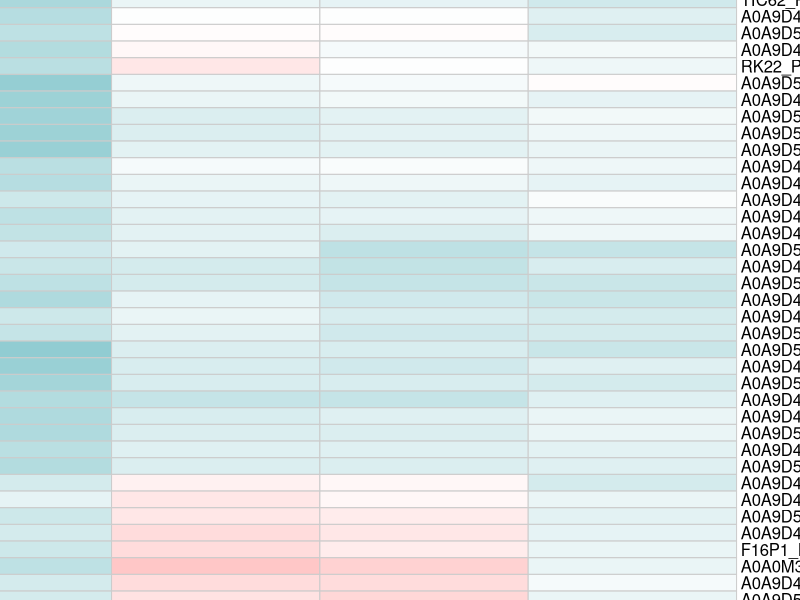
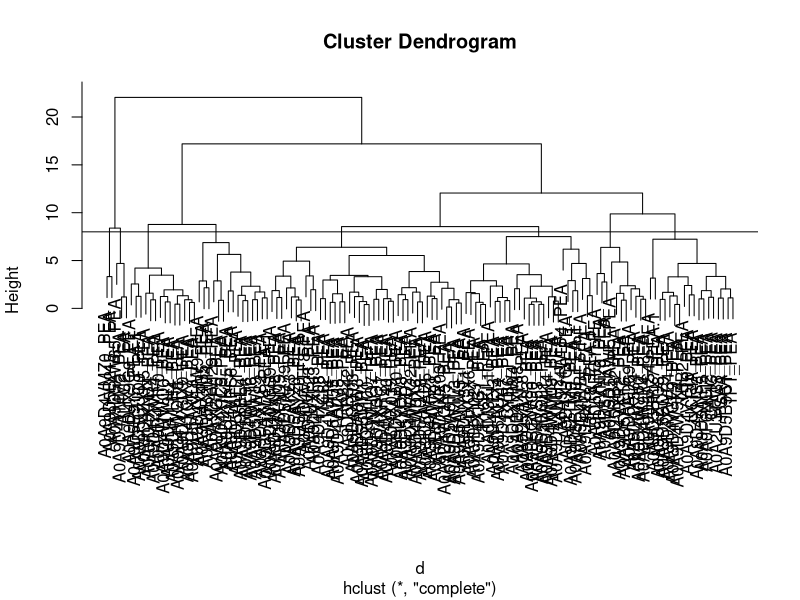
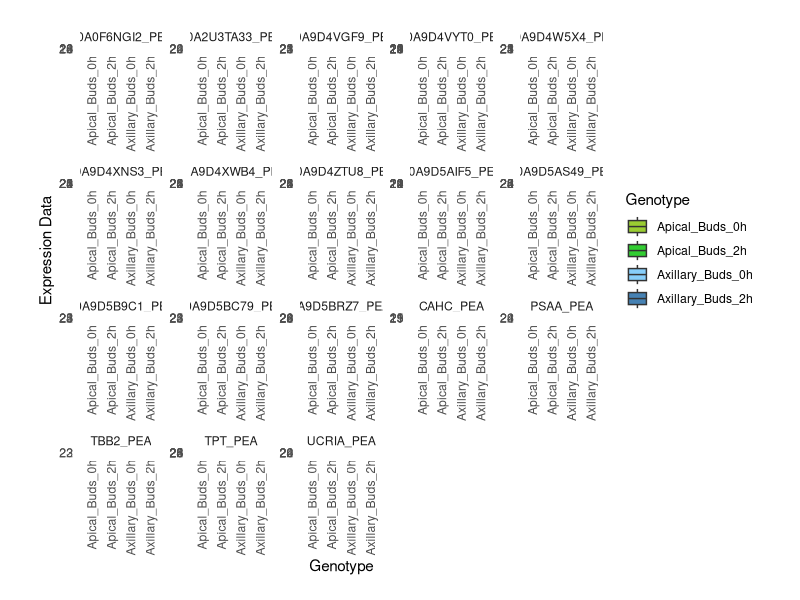

Reproduce these figures in R, in order.
library(tidyverse)
library(ggsignif)
library(ggplot2)
library(ggthemes)
library(multcompView)

setwd("C:/AkilaY/Work/Akila/SUB968_Pisum/Pisum_2023_2024/DEP")
df <- read.csv("top50_heatmap_data.csv", header = T, stringsAsFactors = F)
rownames(df) = df[,1] 
df[,1] = NULL

#### creting the heatmap to get the clusters
colors = rev(colorRampPalette(c("firebrick1", "white", "#6DBCC3"))(80))		#preparing color palette for heatmap

#heatmap of intensities of top 50 significant proteins
out = pheatmap::pheatmap(df,col = colors,main="\nHeatmap of Top 50 Significant Proteins\n",border_color='gray80',name ="Intensity",
		fontsize=16,scale="none", fontsize_row = 12,cellheight=12,cellwidth = 150,heatmap_legend_param = list(legend_direction = "vertical", legend_width = unit(4, "cm")))

# plotting the dendrogram to check for the clusters
plot(out$tree_row)
abline(h=8)
	
tree_cut_row <- cutree(out$tree_row, k = 8)		#selecting the number of clusters based on heatmap
tc_row <- data.frame(Protein_id = names(tree_cut_row), Gene_clusters = as.character(unname(tree_cut_row)))

#loading intensity data
intensity_data = read.csv("pro_intensity_data.csv", header=T)
colnames(intensity_data)[1] = "protein_id"

cluster_data = intensity_data[intensity_data$protein_id%in%tc_row$Protein_id[tc_row$Gene_clusters==1],]		#change the cluster number here to make the boxplot of any cluster

	
### creating longdata
longdata <- cluster_data %>% 
  gather(key, value, -protein_id)%>% 
  mutate(Genotype =  sub("_[^_]*$", "", key),
  		Replicate = gsub("[^_]+_", "",key),key=NULL )%>%
		dplyr::select(protein_id, Genotype, Replicate, everything())

# Summary statistics
longdata2 <- longdata %>%na.omit()%>%
  group_by(protein_id, Genotype) %>%
  summarise(
    mean_value = mean(value),
    sd_value = sd(value),
    std_error = sd(value) / sqrt(n())
  ) %>%
  mutate(CI.L = mean_value - qt(1 - (0.05 / 2), n() - 1) * std_error,
         CI.U = mean_value + qt(1 - (0.05 / 2), n() - 1) * std_error)%>%
  ungroup() %>%
  mutate(Genotype = factor(Genotype))


#creating wide data for anova
df_long <- cluster_data %>%
  pivot_longer(cols = 2:ncol(.)) %>%
  pivot_wider(names_from = protein_id, values_from = value)%>% 
  mutate(Genotype =  sub("_[^_]*$", "", name),
  		Replicate = gsub("[^_]+_", "",name),name=NULL )%>%
		dplyr::select(Genotype, Replicate, everything())
  
  
  

# analysis of variance  
fit_aov <- function(protein_id) {
  aov(protein_id ~ Genotype, data = df_long)
}

anovas <- map(df_long[, 3:ncol(df_long)], fit_aov)

# Tukey's test
tukey <- lapply(anovas, function(m) TukeyHSD(m))

# compact letter display
clds <- lapply(names(anovas), function(x) multcompLetters4(anovas[[x]], tukey[[x]]))

# extracting the compact letter display and adding to the Tk table
names(clds) = names(anovas)

letters = data.frame(matrix(ncol=3,nrow=0))
colnames(letters) = c("protein_id","Genotype","Letters")

for(i in 1:length(names(clds))){
cld= as.data.frame.list(clds[[i]]$Genotype)[1]
df = data.frame(protein_id=rep(names(clds)[i],length(unique(df_long$Genotype))),
					Genotype = rownames(cld),
					Letters = cld$Letters)
letters = rbind(letters,df)					}
					

letters = letters%>%arrange(protein_id,Genotype)					
				
longdata2$cld = letters$Letters





#boxplot with error bar at 95% CI of the mean using mean and std error values
s=ggplot(longdata2, aes(x=Genotype,y=mean_value,fill=Genotype))+
geom_errorbar( aes(ymin = CI.L, ymax = CI.U), width = 0.2, position = position_dodge(0.9)) +
geom_boxplot(aes(lower=mean_value-std_error,upper=mean_value+std_error,middle=mean_value,ymin=mean_value-std_error,ymax=mean_value+std_error),stat="identity")+
scale_fill_manual(values = c("olivedrab3", "limegreen", "lightskyblue", "steelblue")) +
facet_wrap(~ protein_id, scales = "free")+
geom_text(data=longdata2,aes(label = cld, y = CI.U), vjust = -0.2)+
labs(x = "Genotype", y = "Expression Data") +
theme_minimal() +
scale_y_continuous(limits = c(NA, NA), expand = expansion(mult = c(0, 0.25)))+
scale_x_discrete(guide = guide_axis(angle = 90))+
theme(plot.margin = unit(c(1,1,1,1), "cm"))


jpeg("comparison_boxplot_from mean_&_std_error.jpeg",height=20*350,width=25*350,res=600)
s
dev.off()
